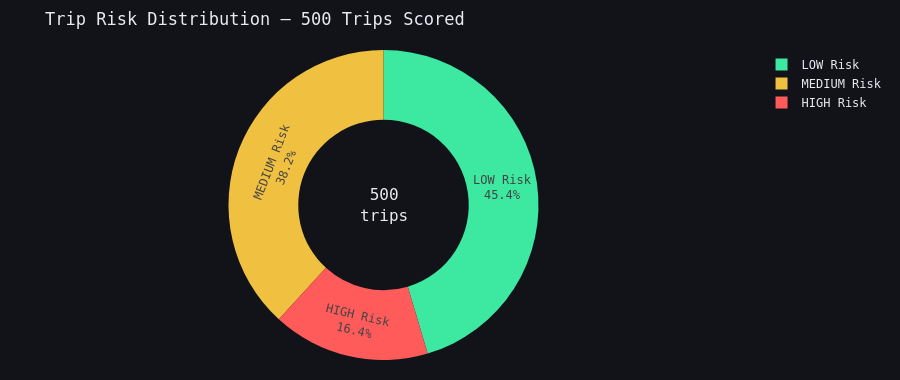

Notebook cell for this chart:
### Code cell
# CELL 4 — Batch score 500 recent trips → save to Supabase
print("Batch scoring 500 most recent unscored trips...")
print("This saves results to the trip_predictions table.\n")

r = requests.post(f"{PREDICT}?model=batch_score_trips", json={"limit": 500}, timeout=120)
r.raise_for_status()
result = r.json()

total  = result["scored_count"]
high   = result["high_risk_count"]
medium = result["medium_risk_count"]
low    = result["low_risk_count"]

print(f"✅ Batch scoring complete!")
print(f"   Trips scored : {total:,}")
print(f"   🔴 HIGH risk : {high:,}  ({high/total*100:.1f}%)")
print(f"   🟡 MEDIUM    : {medium:,}  ({medium/total*100:.1f}%)")
print(f"   🟢 LOW       : {low:,}  ({low/total*100:.1f}%)")

# ── Donut chart ──
fig = go.Figure(go.Pie(
    labels=["HIGH Risk","MEDIUM Risk","LOW Risk"],
    values=[high, medium, low],
    hole=0.55,
    marker_colors=["#ff5b5b","#f0c040","#3de8a0"],
    textinfo="label+percent",
    hovertemplate="%{label}: %{value:,} trips<extra></extra>"
))
fig.update_layout(**LAYOUT, height=380,
    title=f"Trip Risk Distribution — {total:,} Trips Scored",
    annotations=[dict(text=f"{total:,}<br>trips", x=0.5, y=0.5,
                      font_size=16, showarrow=False, font_color="#e8eaf0")])
fig.show()

print("\nSample predictions from the API:")
for p in result.get("sample_predictions", []):
    icon = "🔴" if p["late_risk_level"]=="HIGH" else "🟡" if p["late_risk_level"]=="MEDIUM" else "🟢"
    print(f"  {icon} Trip {p['trip_id']}  →  {p['late_prob']*100:.1f}% late  [{p['late_risk_level']}]")

### Figure 1 — Plotly figure (JSON) as saved in the notebook; plotly's stock layout.template omitted (floating-point values rounded to 4 significant figures)
{"data": [{"hole": 0.55, "hovertemplate": "%{label}: %{value:,} trips<extra></extra>", "labels": ["HIGH Risk", "MEDIUM Risk", "LOW Risk"], "marker": {"colors": ["#ff5b5b", "#f0c040", "#3de8a0"]}, "textinfo": "label+percent", "values": [82, 191, 227], "type": "pie"}], "layout": {"font": {"family": "DM Mono, monospace", "color": "#e8eaf0", "size": 12}, "margin": {"l": 20, "r": 20, "t": 50, "b": 20}, "hoverlabel": {"font": {"color": "#e8eaf0"}, "bgcolor": "#1e2330"}, "paper_bgcolor": "#111318", "plot_bgcolor": "#111318", "height": 380, "title": {"text": "Trip Risk Distribution — 500 Trips Scored"}, "annotations": [{"showarrow": false, "text": "500<br>trips", "x": 0.5, "y": 0.5, "font": {"size": 16, "color": "#e8eaf0"}}]}}
